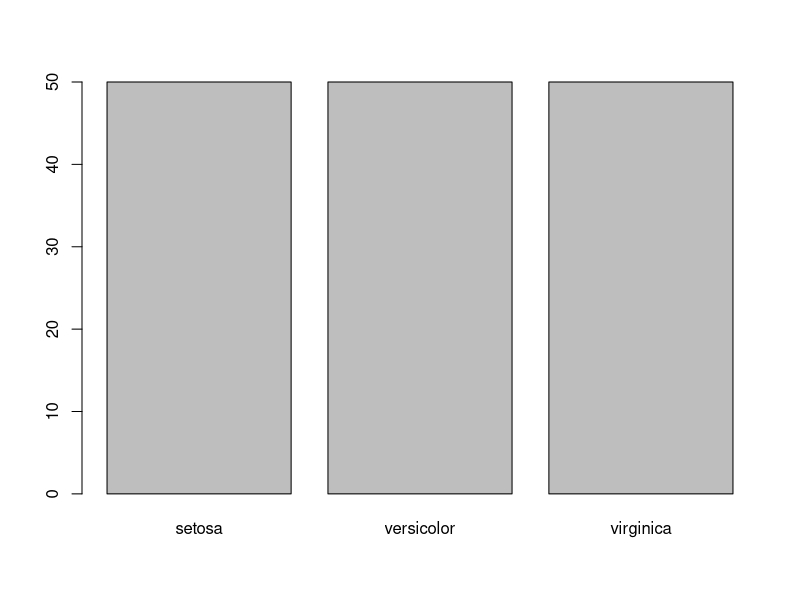
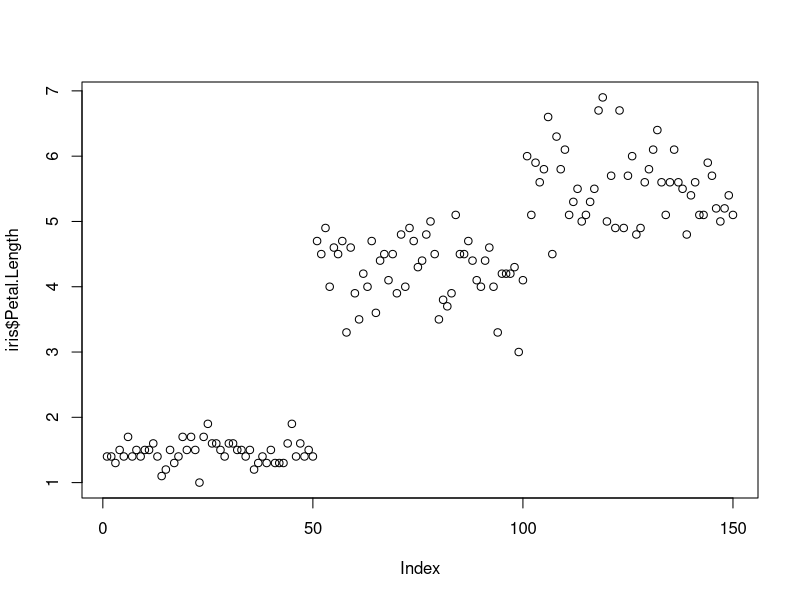
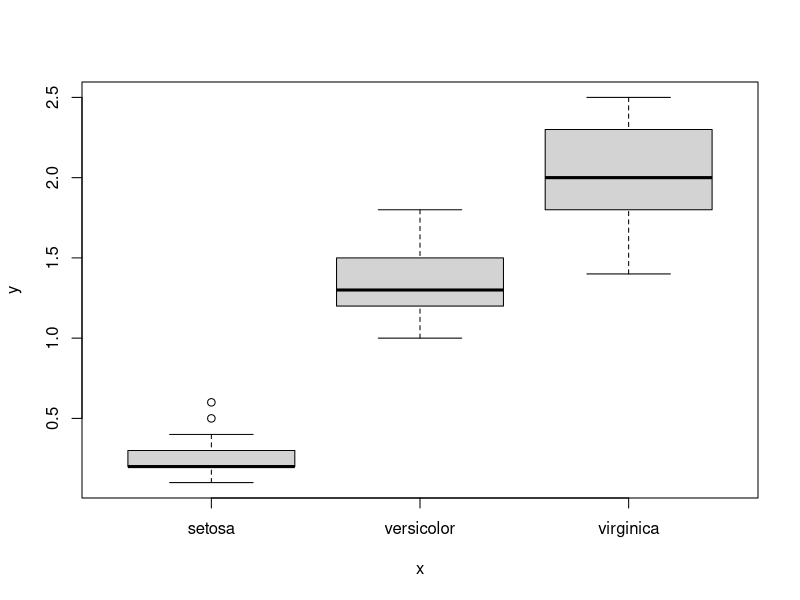
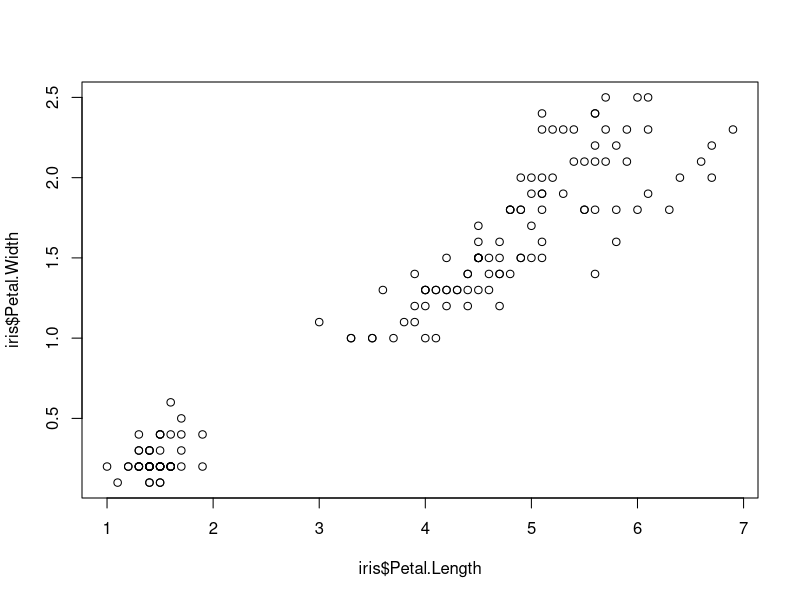
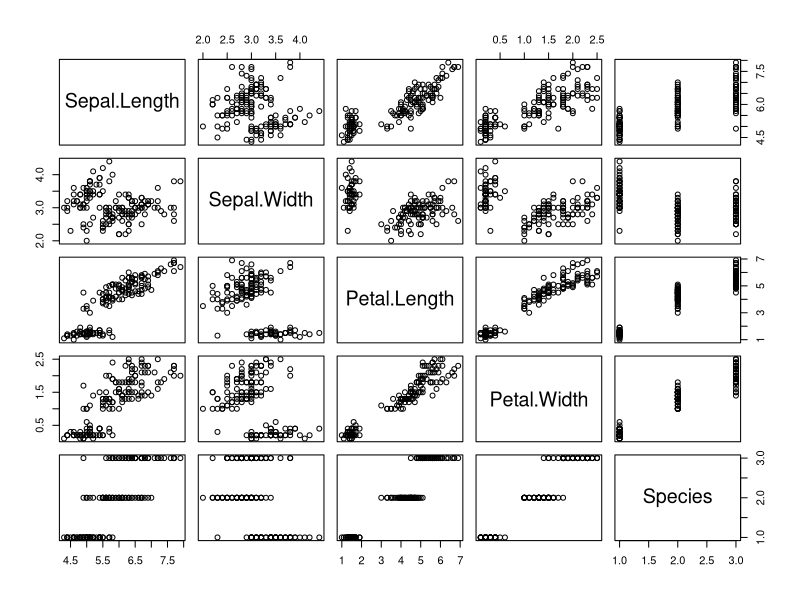
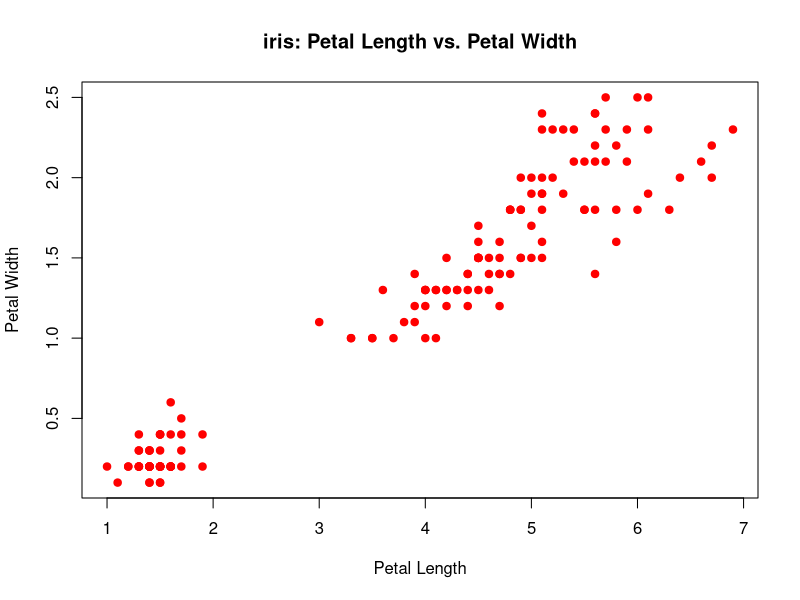
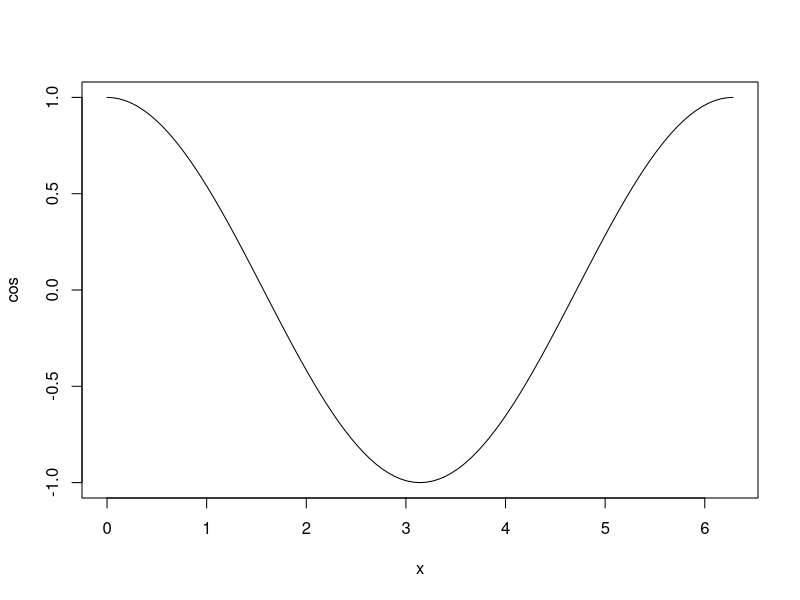
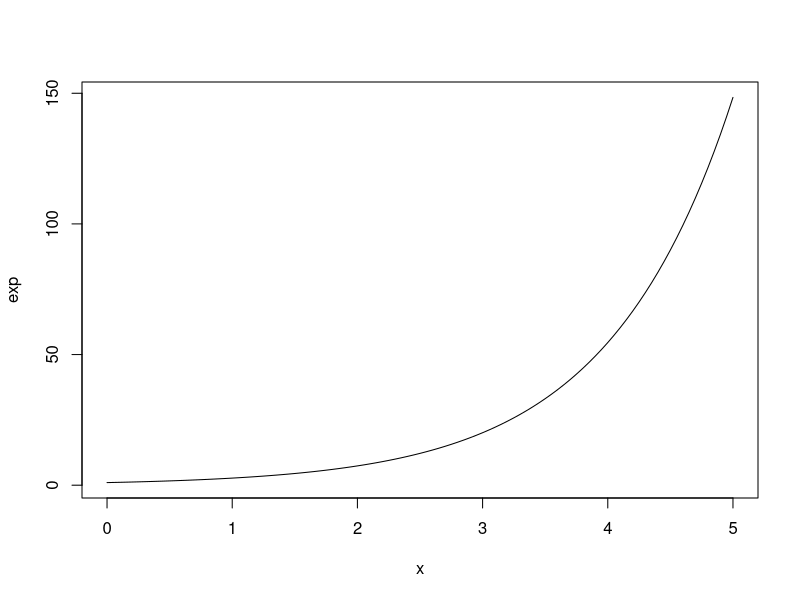

Write the R code that produced these figures, in order.
# File: R_data_io_f.R
# Course: Ch3.R.Data.IO
# Section: basic graphics
# Author: vvn weian chao, CoLLab cc, vvnchao@gmail.com
# Date: 2021-10-18

# INSTALL and LOAD PACKAGE
#install.packages("datasets")
library(datasets)
data()

# read data set "iris"
data(iris)
str(iris)
head(iris)

# plot data with plot()
plot(iris$Species)  # categorical variable
plot(iris$Petal.Length)  # quantitative variable
plot(iris$Species, iris$Petal.Width)
plot(iris$Petal.Length, iris$Petal.Width)  # pair
plot(iris)

# plot with options
plot(iris$Petal.Length, iris$Petal.Width
     , col = "red"
     , pch = 19 #資料符號
     , main = "iris: Petal Length vs. Petal Width"
     , xlab = "Petal Length"
     , ylab = "Petal Width")  

# plot formulas with plot()
plot(cos, 0, 2*pi)
plot(exp, 0, 5)
plot(dnorm, -3, 3)


# formula plot with options
plot(dnorm, -3, 3
     , col = "blue"
     , lwd = 5  #線的粗細
     , main = "Standard Normal Distribution"
     , xlab = "X"
     , ylab = "Density")

# clear environment
rm(list = ls())
